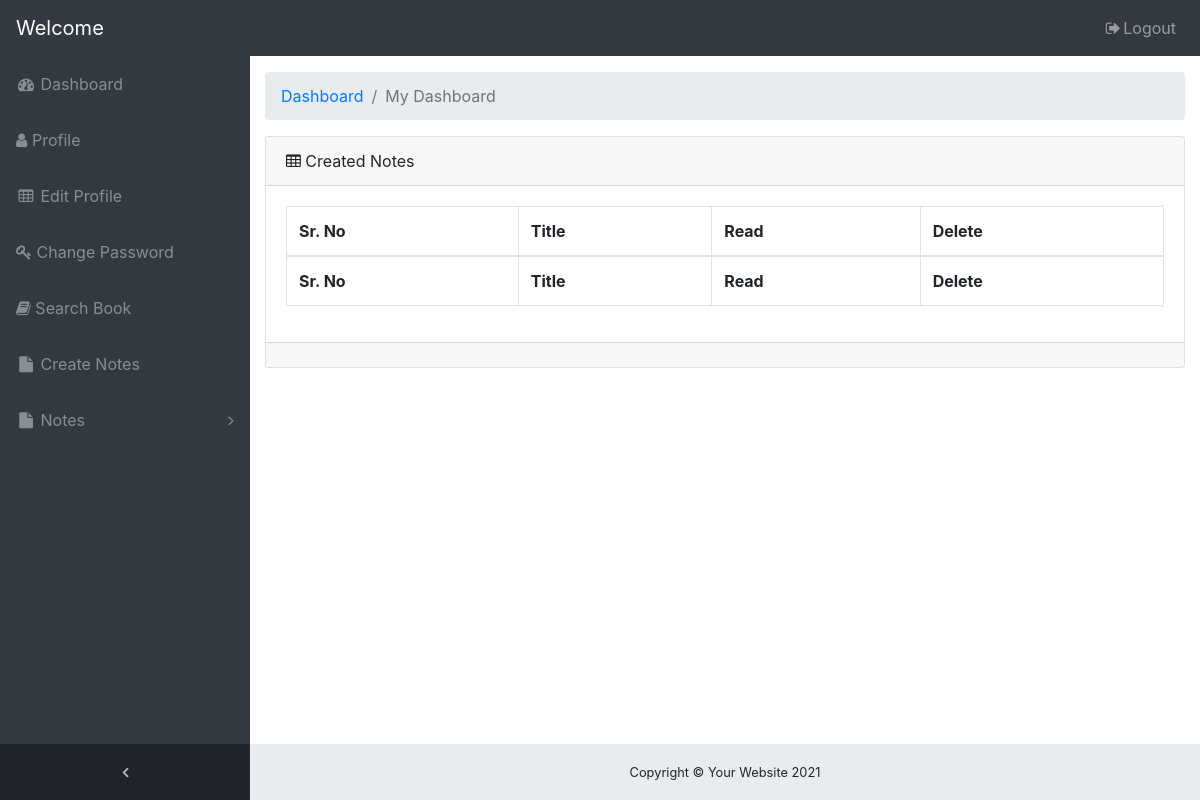
Page /notes/showcreatednotes/12/ on the earlier database version.
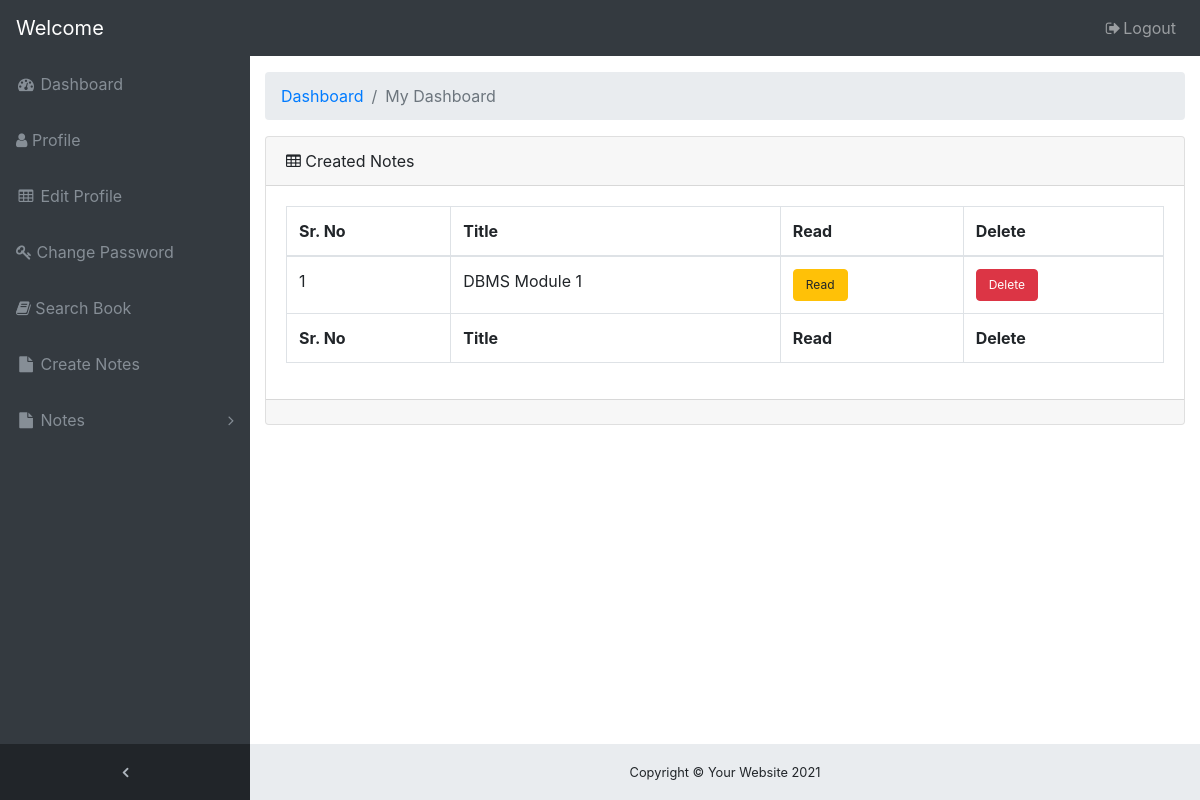
Same page on the later database version.
### onlinenotes/models.py (models this page shows, shortened)
class creatednotes(models.Model):
    user = models.ForeignKey(User,on_delete=models.CASCADE)
    title = models.CharField(max_length=100)
    description = models.CharField(max_length=100000000)

### onlinenotes/views.py (the view)
# urls.py: path('showcreatednotes/<int:id>/', views.showcreatednotes, name='showcreatednotes'),
def showcreatednotes(request,id):
    users = User.objects.get(id=id)
    create = creatednotes.objects.filter(user=users)
    return render(request, 'onlinenotes/showcreatednotes.html',{'create':create})

### onlinenotes/templates/onlinenotes/showcreatednotes.html (shortened to what the changed rows need)
<!DOCTYPE html>
{% load static %}
<html lang="en">
<head>
    <link rel="stylesheet" href="https://stackpath.bootstrapcdn.com/bootstrap/4.5.2/css/bootstrap.min.css">
    <link href="//netdna.bootstrapcdn.com/bootstrap/3.0.0/css/bootstrap-glyphicons.css" rel="stylesheet">
    <link rel="stylesheet" href="https://cdnjs.cloudflare.com/ajax/libs/font-awesome/4.7.0/css/font-awesome.min.css">
    <link rel="stylesheet" href="https://cdn.jsdelivr.net/npm/@fortawesome/fontawesome-free@5.15.3/css/fontawesome.min.css">
    <link rel="stylesheet" href="{% static 'css/admindash.css' %}">
</head>
<body class="fixed-nav sticky-footer bg-dark" id="page-top">
    <div class="content-wrapper">
      <div class="container-fluid">
        <div class="card mb-3">
          <div class="card-body">
            <div class="table-responsive">
              <table class="table table-bordered" id="dataTable" width="100%" cellspacing="0">
                <thead>
                    <tr>
                      <th>Sr. No</th>
                      <th>Title</th>
                      <th>Read</th>
                      <th>Delete</th>
                    </tr>
                  </thead>
                  <tfoot>
                    <tr>
                      <th>Sr. No</th>
                      <th>Title</th>
                      <th>Read</th>
                      <th>Delete</th>
                    </tr>
                  </tfoot>
                  <tbody>
                    {% for i in create %}
                      <tr>
                        <td>{{forloop.counter}}</td>
                        <td>{{i.title}}</td>
                        <td><a href="{% url 'showinfo' i.id %}" class="btn btn-warning" style="font-size: 12px;">Read</a></td>
                        <td><a href="{% url 'deletecreatednotes' i.id %}" class="btn btn-danger" style="font-size: 12px;">Delete</a></td>
                      </tr>
                    {% endfor %}
              </table>
            </div>
          </div>
        </div>
      </div>
    </div>
  </body>
</html>

Differences in the rows shown:
added creatednotes: title "DBMS Module 1"
